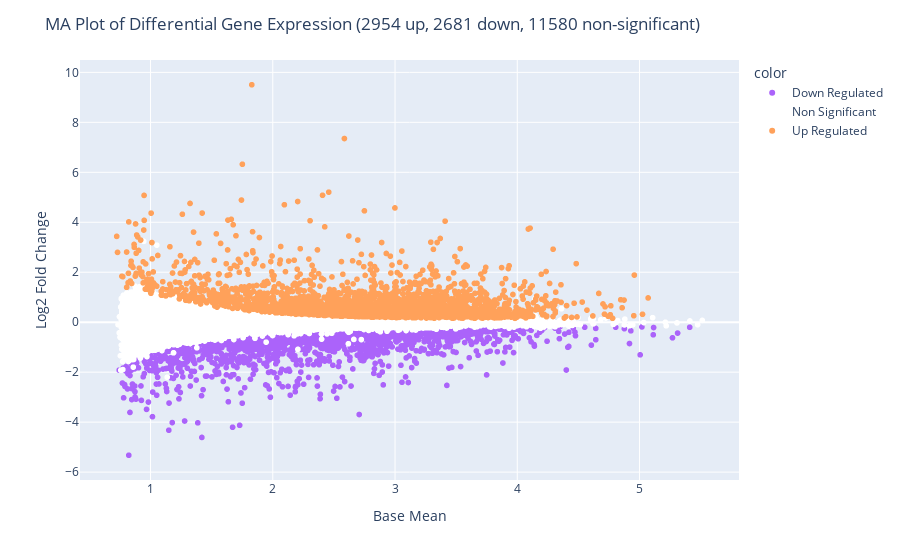

The notebook cell this image was saved under:
### Code cell
fig = ma_plot(df, 'baseMean', 'log2FoldChange', 'pvalue')
fig.show()

### Figure 1 — Plotly figure (JSON) as saved in the notebook; plotly's stock layout.template omitted (floating-point values rounded to 4 significant figures; data arrays with more than 128 entries replaced by an {"elided": "..."} marker saying what was removed)
{"data": [{"hovertemplate": "color=Down Regulated<br>baseMean=%{x}<br>log2FoldChange=%{y}<extra></extra>", "legendgroup": "Down Regulated", "marker": {"color": "#ab63fa", "symbol": "circle"}, "mode": "markers", "name": "Down Regulated", "showlegend": true, "type": "scattergl", "x": {"elided": "2681 float values"}, "xaxis": "x", "y": {"elided": "2681 float values"}, "yaxis": "y"}, {"hovertemplate": "color=Non Significant<br>baseMean=%{x}<br>log2FoldChange=%{y}<extra></extra>", "legendgroup": "Non Significant", "marker": {"color": "#fff", "symbol": "circle"}, "mode": "markers", "name": "Non Significant", "showlegend": true, "type": "scattergl", "x": {"elided": "11580 float values"}, "xaxis": "x", "y": {"elided": "11580 float values"}, "yaxis": "y"}, {"hovertemplate": "color=Up Regulated<br>baseMean=%{x}<br>log2FoldChange=%{y}<extra></extra>", "legendgroup": "Up Regulated", "marker": {"color": "#FFA15A", "symbol": "circle"}, "mode": "markers", "name": "Up Regulated", "showlegend": true, "type": "scattergl", "x": {"elided": "2954 float values"}, "xaxis": "x", "y": {"elided": "2954 float values"}, "yaxis": "y"}], "layout": {"legend": {"title": {"text": "color"}, "tracegroupgap": 0}, "margin": {"t": 60}, "title": {"text": "MA Plot of Differential Gene Expression (2954 up, 2681 down, 11580 non-significant)"}, "xaxis": {"anchor": "y", "domain": [0, 1], "title": {"text": "Base Mean"}}, "yaxis": {"anchor": "x", "domain": [0, 1], "title": {"text": "Log2 Fold Change"}}}}
